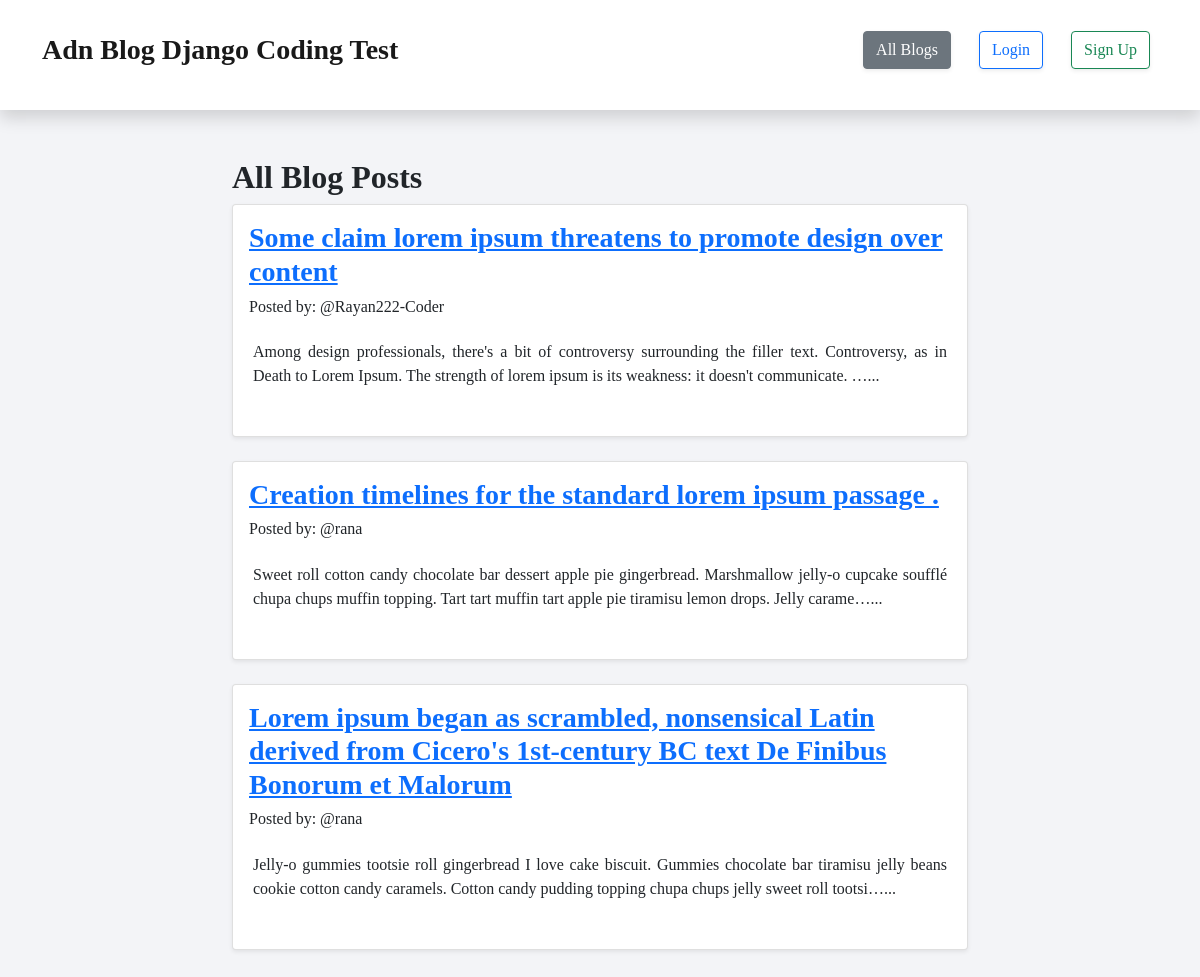
Before: / with the older database file.
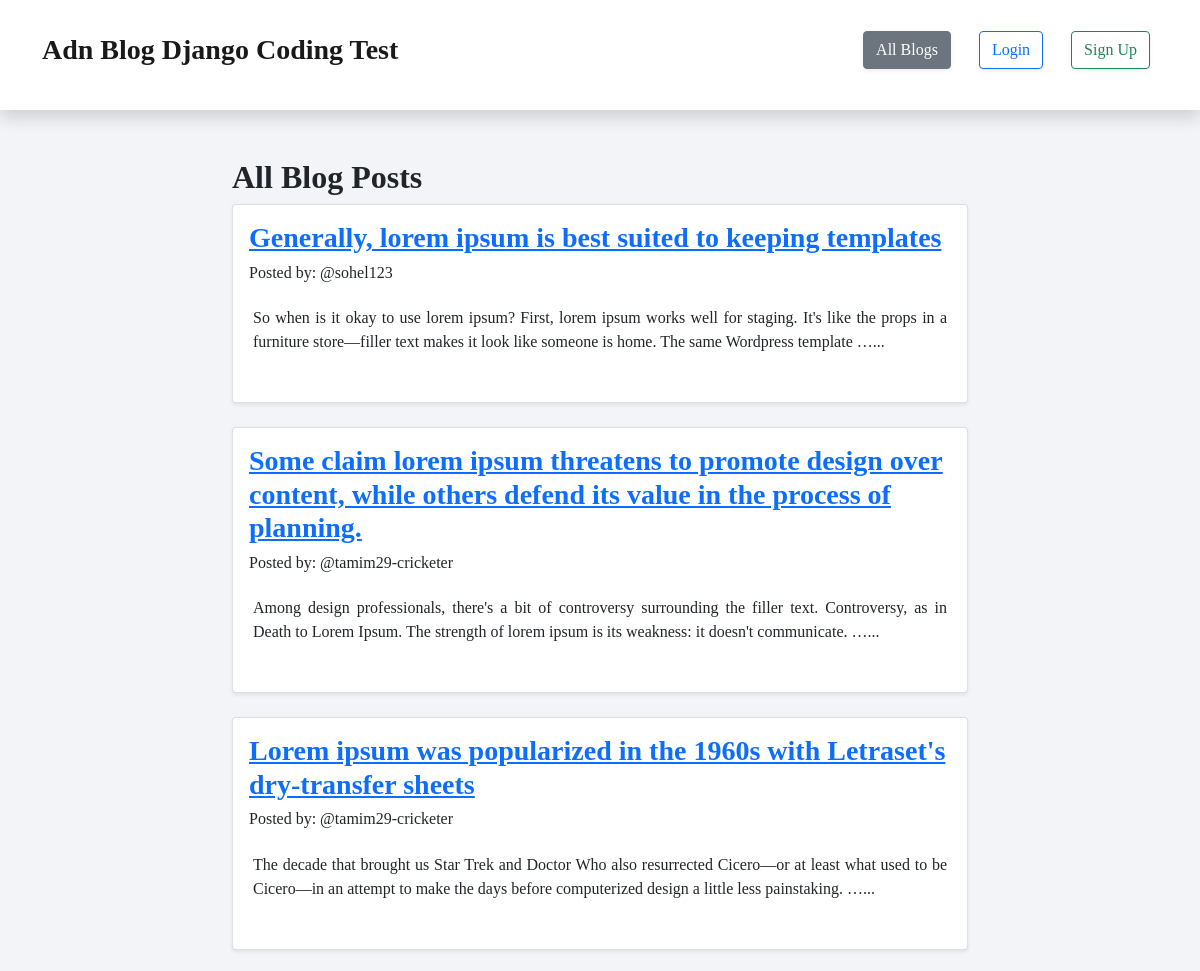
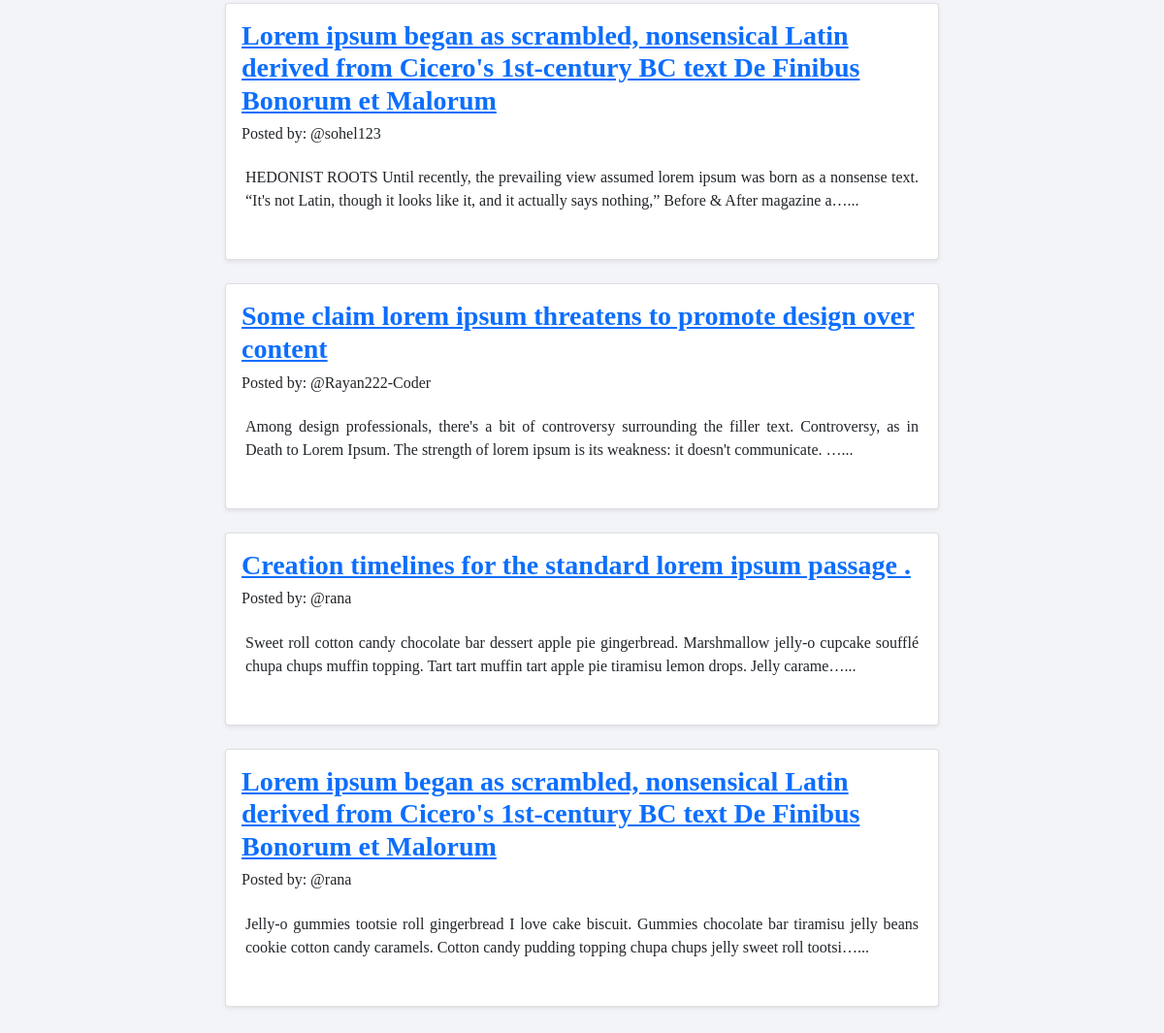
After: the same page with the newer database file (2 pictures, top to bottom).
### blogapp/models.py (models this page shows, shortened)
class Post(models.Model):
    author = models.ForeignKey(User, on_delete=models.CASCADE, related_name='post_author', )
    title = models.CharField(max_length=255, )
    description = models.TextField()
    image = models.ImageField(upload_to='blog_img', )
    slug = models.SlugField(max_length=500, unique=True, )
    publish_date = models.DateTimeField(auto_now_add=True, )
    update_date = models.DateTimeField(auto_now=True, )

### blogapp/views.py (the view)
# urls.py: path('', all_blogs, name='all_blogs'),
def all_blogs(request, ):
    posts = Post.objects.all().order_by('-publish_date')
    return render(request, 'blog/all_blogs.html', {
        'posts':posts,
    })

### templates/blog/all_blogs.html (shortened to what this page needs)
{% extends 'base.html' %}
{% block content %}
<div class="row">
    <div class="col-lg-1 col-xl-2"></div>
    <div class="col-lg-10 col-xl-8">
        {% if posts %}
        <h2>All Blog Posts</h2>
        {% for post in posts %}
        <div class="card shadow-sm p-3 mb-4">
            <div class="row">
                <h3><a href="{% url 'post_details' slug=post.slug %}">{{post.title}}</a></h3>
                <h6>Posted by: @{{post.author}}</h6>
                <div class="card-body">
                    <p align="justify">{{post.description|truncatechars:200}}...</p>
                </div>
            </div>
        </div>
        {% endfor %}
        {% else %}
        <h4 class="text-danger">No Post is found !</h4>
       {% endif %}
    </div>
</div>
{% endblock %}

### templates/base.html (shortened to what this page needs)
{% load static %}
<!DOCTYPE html>
<html lang="en">
<head>
    <link rel="stylesheet" href="{% static 'css/bootstrap.min.css' %}">
    <link rel="stylesheet" href="{% static 'css/style.css' %}">
</head>
<body>
    {% include 'navbar.html' %}
    <div class="container my-5">
        {% block content %}
        {% endblock %}
    </div>
</body>
</html>

### templates/navbar.html (shortened to what this page needs)
<nav class="navbar navbar-expand-lg navbar-light bg-white py-4 shadow">
    <div class="container">
      <a class="navbar-brand" href="{% url 'all_blogs' %}">Adn Blog Django Coding Test </a>
      <div class="collapse navbar-collapse" id="navbarSupportedContent">
        <ul class="navbar-nav ms-auto mb-2 mb-lg-0">
          <li class="nav-item me-2">
            <a class="btn btn-md btn-outline-secondary shadow-sm {% if request.resolver_match.url_name == 'all_blogs' %} active {% endif %}" aria-current="page" href="{% url 'all_blogs' %}">All Blogs</a>
          </li>
          {% if user.is_authenticated %}
          <li class="nav-item me-2">
            <a class="btn btn-md btn-outline-primary shadow-sm {% if request.resolver_match.url_name == 'post_create' %} active {% endif %} " type="button" href="{% url 'post_create' %}">Add New Post</a>
          </li>
          <li class="nav-item dropdown me-2">
            <a class="dropdown-toggle btn btn-md btn-outline-success" href="#" id="navbarDropdown" role="button" data-bs-toggle="dropdown" aria-expanded="false">
                {{user.username}}
            </a>
            <ul class="dropdown-menu" aria-labelledby="navbarDropdown">
              <li><a class="dropdown-item text-center  {% if request.resolver_match.url_name == 'user_wise_post_list' %} active {% endif %}"  type="button"  href="{% url 'user_wise_post_list' user=request.user.pk %}">My Blogs</a></li>
              <li><a class="dropdown-item text-center "  type="button"  href="{% url 'logout_user' %}">Logout</a></li>
            </ul>
          </li>
          {% else %}
          <li class="nav-item  me-2">
            <a class="btn btn-md btn-outline-primary shadow-sm {% if request.resolver_match.url_name == 'login_page' %} active {% endif %}" type="button" href="{% url 'login_page' %}">Login</a>
          </li>
          <li class="nav-item  me-2">
            <a class="btn btn-md btn-outline-success shadow-sm {% if request.resolver_match.url_name == 'sign_up' %} active {% endif %}" type="button" href="{% url 'sign_up' %}">Sign Up</a>
          </li>
          {% endif %}
        </ul>
      </div>
    </div>
</nav>

### static/css/style.css (style rules this page uses)
body { background-color: #f3f4f7; font-family: 'Times New Roman', Times, serif; }
.nav-item { margin-left: 20px; margin-bottom: 10px; }
.navbar-brand { margin-bottom: 10px; font-size: 28px; font-weight: 700; }
h2 { font-weight: 700; }
h3, h4 { font-weight: 700; color: #262626; }

Changed rows visible on the page:
added Post: title "Generally, lorem ipsum is best suited to keeping templates", author "sohel123", description "So when is it okay to use lorem ipsum? First, lorem ipsum works well for staging. It's like the props in a furniture store—filler text makes it look like someone is home. The same Wordpress template …"
added Post: title "Some claim lorem ipsum threatens to promote design over content, while others defend its value in the process of planning.", author "tamim29-cricketer", description "Among design professionals, there's a bit of controversy surrounding the filler text. Controversy, as in Death to Lorem Ipsum. The strength of lorem ipsum is its weakness: it doesn't communicate. …"
added Post: title "Lorem ipsum was popularized in the 1960s with Letraset's dry-transfer sheets", author "tamim29-cricketer", description "The decade that brought us Star Trek and Doctor Who also resurrected Cicero—or at least what used to be Cicero—in an attempt to make the days before computerized design a little less painstaking. …"
added Post: title "Lorem ipsum began as scrambled, nonsensical Latin derived from Cicero's 1st-century BC text De Finibus Bonorum et Malorum", author "sohel123", description "HEDONIST ROOTS Until recently, the prevailing view assumed lorem ipsum was born as a nonsense text. “It's not Latin, though it looks like it, and it actually says nothing,” Before & After magazine a…"
